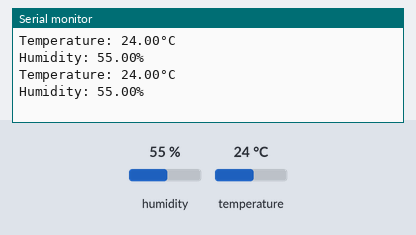
A sketch run on a simulated Arduino Uno, built with avr-gcc and run on an emulated ATmega328P. Shown: the last lines printed to the serial monitor. The inputs (shaded band) are chosen by the test bench; at power-on: humidity 55 %, temperature 24 °C.

Above: at 2.8 s.
2.9 s: humidity set to 22 %
At 4.9 s:
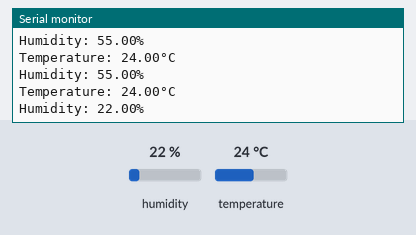
5.6 s: temperature set to 12 °C
At 6.7 s:
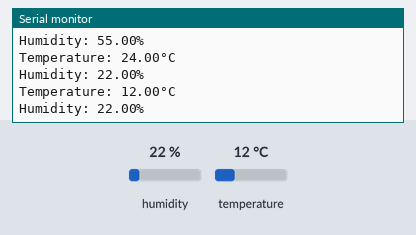
8.3 s: humidity set to 40 %
At 11.4 s:
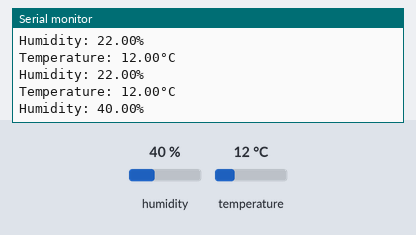
Timing chart, 0 to 12.9 s (numbered marks = the images above; inputs shaded):
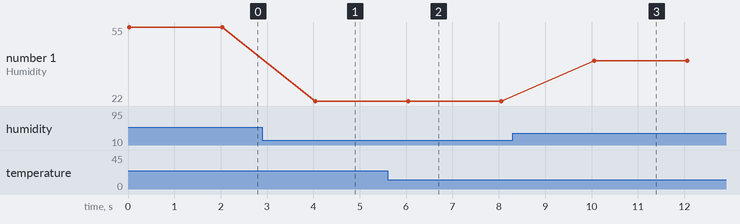

The sketch:

sketch.ino
```cpp
#include<DHT.h>

#define DHTPIN 2
#define DHTTYPE DHT22

DHT dht(DHTPIN, DHTTYPE);

void setup() {
  Serial.begin(9600);
  dht.begin();
}

void loop() {
  float humidity = dht.readHumidity();
  float temperature = dht.readTemperature();

  if(isnan(temperature) || isnan(humidity)) {
    Serial.println("Failed to read from DHT11 sensor!");
    return;
  }

  Serial.print("Temperature: ");
  Serial.print(temperature);
  Serial.println("°C");

  Serial.print("Humidity: ");
  Serial.print(humidity);
  Serial.println("%");

  delay(2000);
}
```

Measured:
- after the input at 2.9 s, the serial monitor: prints a new line after 1.1 s (image 1)
- after the input at 5.6 s, the serial monitor: prints a new line after 0.42 s (image 2)
- after the input at 8.3 s, the serial monitor: prints a new line after 1.8 s (image 3)
- plotted number 1: 55 → 22 after the input at 2.9 s, 22 → 40 after the input at 8.3 s
